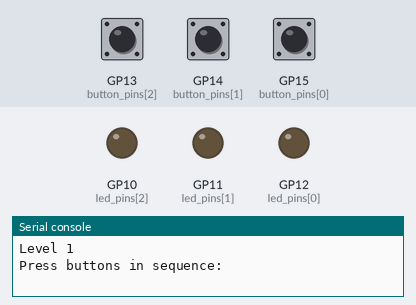
The program below on a simulated Raspberry Pi Pico running MicroPython. On the bench: output pins drawn as LEDs (lit = HIGH), the last lines printed to the serial console. Dashed ring = blinking. Inputs (shaded band) come from the test bench; at power-on: GP13 (button_pins[2]) HIGH, GP14 (button_pins[1]) HIGH, GP15 (button_pins[0]) HIGH. Random numbers come from a fixed seed.

Above: at 1.2 s.
1.3 s: GP13 (button_pins[2]) pulled LOW for 0.15 s
At 1.7 s:
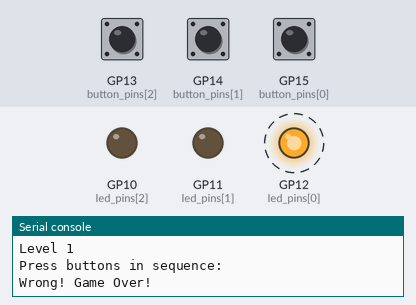
4.3 s: GP14 (button_pins[1]) pulled LOW for 3.2 s
At 6.25 s:
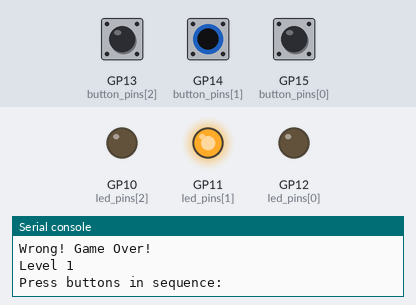
9.2 s: GP15 (button_pins[0]) pulled LOW for 3.2 s
At 16.0 s:
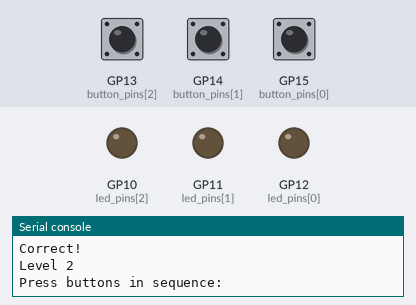
Timing chart, 0 to 17.5 s (numbered marks = the images above; inputs shaded):
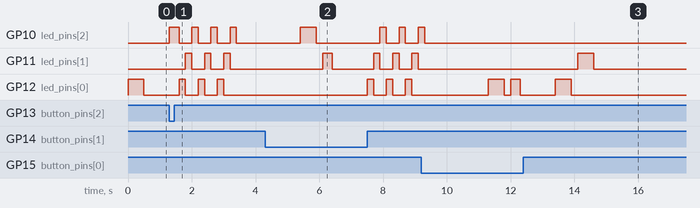

The program:

MemoryGame.py
```python
import machine
import time
import random

# Set up LEDs and buttons
led_pins = [machine.Pin(12, machine.Pin.OUT),  # red LED
            machine.Pin(11, machine.Pin.OUT),  # blue LED
            machine.Pin(10, machine.Pin.OUT)]  # green LED

button_pins = [machine.Pin(15, machine.Pin.IN, machine.Pin.PULL_UP),  # red LED button
               machine.Pin(14, machine.Pin.IN, machine.Pin.PULL_UP),  # green LED button
               machine.Pin(13, machine.Pin.IN, machine.Pin.PULL_UP)]  # blue LED button

# Game variables
sequence = []
player_input = []
game_over = False
level = 1

def flash_leds():
    for index in sequence:
        led_pins[index].on()
        time.sleep(0.5)
        led_pins[index].off()
        time.sleep(0.2)

def get_player_input():
    player_input.clear()
    print("Press buttons in sequence:")
    while len(player_input) < len(sequence):
        for i in range(3):  # check for each button
            if not button_pins[i].value():  # button pressed
                player_input.append(i)
                led_pins[i].on()  # light up the corresponding LED
                # print(f"Button {i} pressed")  # debugging
                time.sleep(0.3)  # debounce delay
                led_pins[i].off()  # turn off the LED after a short time
                while not button_pins[i].value():  # wait until the button is released
                    time.sleep(0.05)  # small delay to avoid too many checks
    return player_input

def check_player_input():
    if player_input == sequence:
        return True
    return False

def add_to_sequence():
    sequence.append(random.randint(0, 2))

def reset_game():
    global sequence, level
    sequence = []
    level = 1
    time.sleep(1)

# main game loop
while True:
    if game_over:
        reset_game()
        game_over = False

    print(f"Level {level}")

    # add a new LED to the sequence
    add_to_sequence()

    # flash the LEDs in the sequence
    flash_leds()

    # get player's input
    player_input = get_player_input()

    # check if the player succeeded or failed
    if check_player_input():
        print("Correct!")
        level += 1
    else:
        print("Wrong! Game Over!")
        i = 0
        while i < 3:
            for j in range(3):
                led_pins[j].on()
                time.sleep(0.2)
                led_pins[j].off()
            i += 1
        game_over = True

    time.sleep(1)
```

Measured:
- after the input at 1.3 s, GP10 (led_pins[2]): LOW → HIGH at once, then repeats every 0.60 s: LOW 0.40 s, HIGH 0.20 s; GP11 (led_pins[1]): alternates HIGH for 0.20 s and LOW for 0.40 s, 6 changes in all, then stays LOW, starting after 0.50 s
- after the input at 4.3 s, GP11 (led_pins[1]): LOW → HIGH after 1.8 s, → LOW 0.30 s later, → HIGH 1.3 s later, → LOW 0.20 s later, … (8 changes in this stretch); GP12 (led_pins[0]): alternates HIGH for 0.20 s and LOW for 0.40 s, starting after 3.2 s
- after the input at 9.2 s, GP11 (led_pins[1]): LOW → HIGH after 4.9 s, → LOW 0.50 s later
